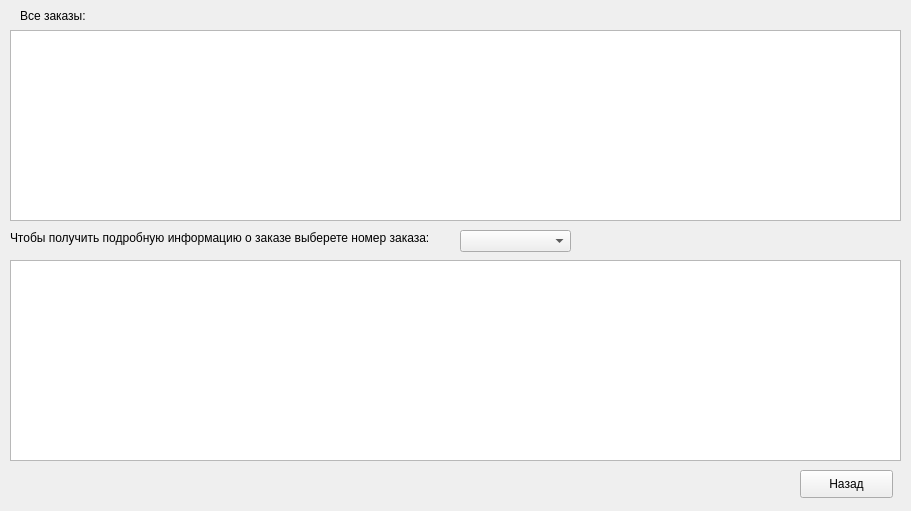
    <widget class="QWidget" name="HistoryBuyer">
     <property name="minimumSize">
      <size>
       <width>911</width>
       <height>511</height>
      </size>
     </property>
     <widget class="QTableWidget" name="HB_AllOrders">
      <property name="geometry">
       <rect>
        <x>10</x>
        <y>30</y>
        <width>891</width>
        <height>191</height>
       </rect>
      </property>
     </widget>
     <widget class="QLabel" name="label_68">
      <property name="geometry">
       <rect>
        <x>20</x>
        <y>6</y>
        <width>101</width>
        <height>20</height>
       </rect>
      </property>
      <property name="text">
       <string>Все заказы:</string>
      </property>
     </widget>
     <widget class="QLabel" name="label_69">
      <property name="geometry">
       <rect>
        <x>10</x>
        <y>230</y>
        <width>531</width>
        <height>16</height>
       </rect>
      </property>
      <property name="text">
       <string>Чтобы получить подробную информацию о заказе выберете номер заказа:</string>
      </property>
     </widget>
     <widget class="QTableWidget" name="HB_OrderDetails">
      <property name="geometry">
       <rect>
        <x>10</x>
        <y>260</y>
        <width>891</width>
        <height>201</height>
       </rect>
      </property>
     </widget>
     <widget class="QPushButton" name="HB_Back">
      <property name="geometry">
       <rect>
        <x>800</x>
        <y>470</y>
        <width>93</width>
        <height>28</height>
       </rect>
      </property>
      <property name="text">
       <string>Назад</string>
      </property>
     </widget>
     <widget class="QComboBox" name="HB_NumberList">
      <property name="geometry">
       <rect>
        <x>460</x>
        <y>230</y>
        <width>111</width>
        <height>22</height>
       </rect>
      </property>
     </widget>
    </widget>
